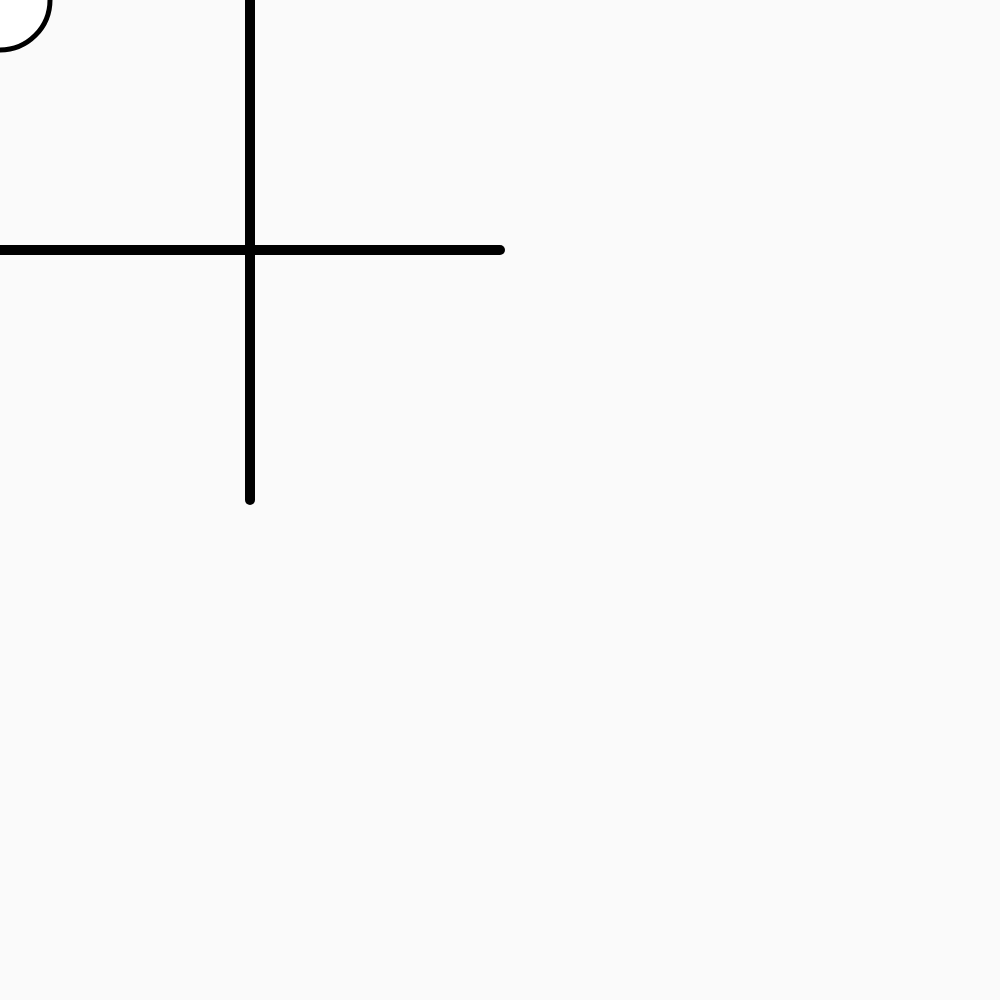
Frame 1 (no input)
Frame 60 (no input): identical to frame 1, image omitted
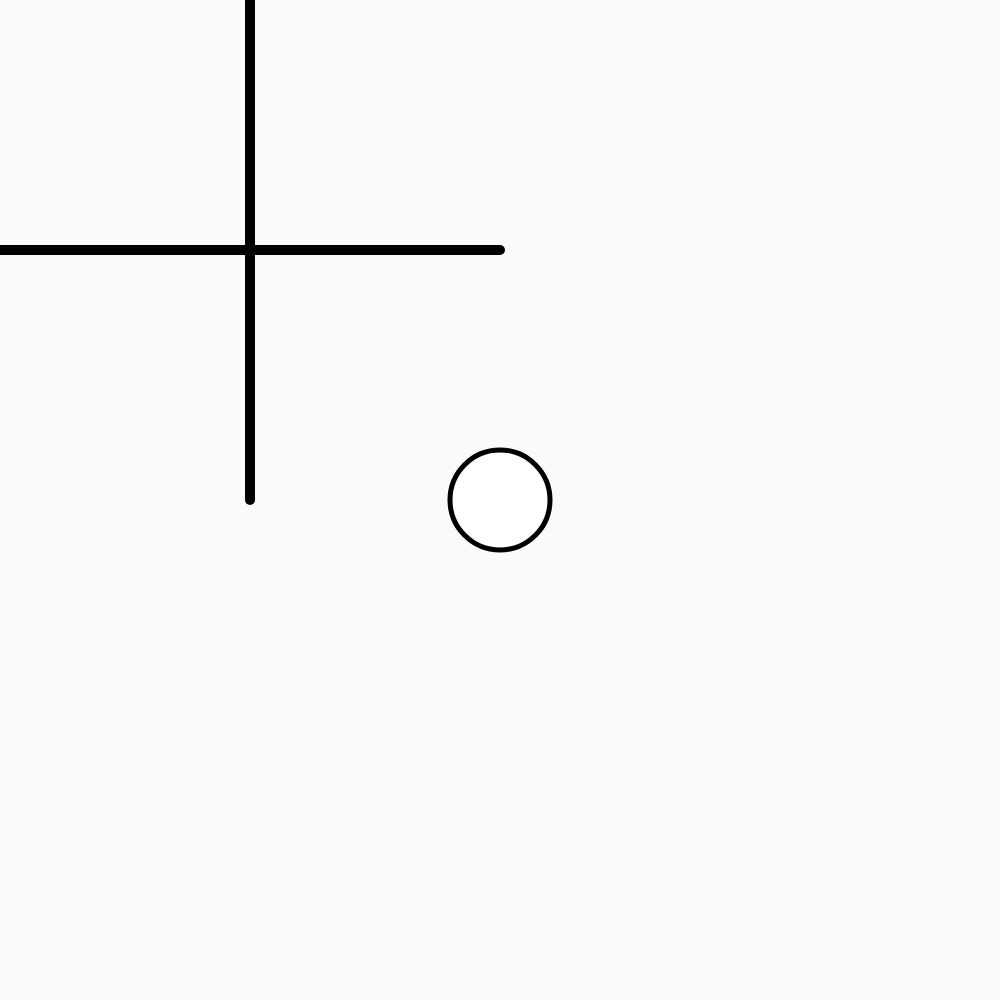
Frame 120 (the mouse pressed at the canvas centre since frame 60)

The p5.js sketch that drew these frames (run headless with seeded random() and noise() and a simulated clock; from frame 60 on, the mouse is pressed at the canvas centre):

// p5.js sketch
// ── sketch.js
function setup() {
  createCanvas(1000, 1000);
}

let colour = "white";
function draw() {
 
  let posx = mouseX;
  let posy = mouseY;

  background(250);
  strokeWeight(10);
  fill(colour);
  line(250, 0, 250, 500);
  line(0, 250, 500, 250);

  strokeWeight(5);
  circle(posx, posy, 100);


  if (posx < 250 && posy < 250) {
    colour = "white";
  }
  if (posx > 250 && posy < 250) {
    colour = "red";
  }
  if (posx < 250 && posy > 250) {
    colour = "red";
  }
  if (posx > 250 && posy > 250) {
    colour = "white";
  }
  

 

  


  
}
